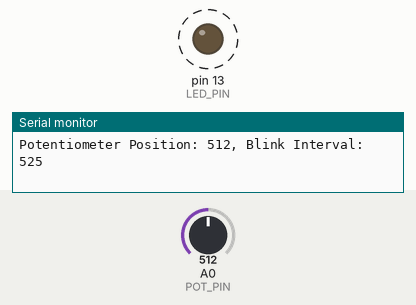
Recording of a sketch running on a simulated Arduino Uno, built with avr-gcc and run on an emulated ATmega328P. Shown: output pins drawn as LEDs (lit = HIGH), the last lines printed to the serial monitor. Dashed ring = blinking. Inputs (shaded band) come from the test bench; at power-on: A0 (POT_PIN) = 512.

Above: at 0.91 s.
1.4 s: A0 (POT_PIN) set to 283
At 1.44 s:
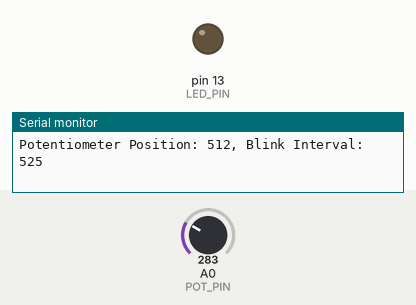
At 1.96 s:
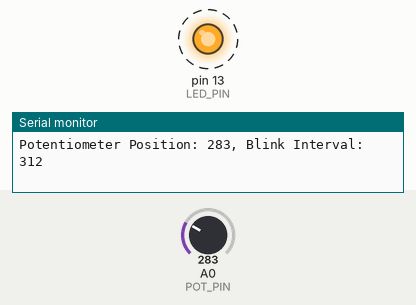
4.5 s: A0 (POT_PIN) set to 264
7.6 s: A0 (POT_PIN) set to 0
10.7 s: A0 (POT_PIN) set to 306
Timing chart, 0 to 14.8 s (numbered marks = the images above; inputs shaded):
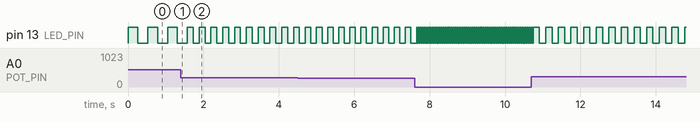

Measured:
- after the input at 1.4 s, pin 13 (LED_PIN): alternates HIGH for 0.16 s and LOW for 0.16 s, starting after 0.33 s
- after the input at 7.6 s, pin 13 (LED_PIN): alternates HIGH for 0.03 s and LOW for 0.03 s, starting after 0.08 s
- by itself, pin 13 (LED_PIN): alternates HIGH for 0.26 s and LOW for 0.26 s

The sketch:

Potentiometer-Coustomization.ino
```cpp
const int LED_PIN = 13;
const int POT_PIN = A0;

int potPosition = 0;
int blinkInterval = 0;

void setup() {
  Serial.begin(9600);
  pinMode(LED_PIN, OUTPUT);
}

void loop() {

  potPosition = analogRead(POT_PIN);
  blinkInterval = map(potPosition, 0, 1023, 50, 1000);

  Serial.print("Potentiometer Position: ");
  Serial.print(potPosition);
  Serial.print(", Blink Interval: ");
  Serial.println(blinkInterval);

  digitalWrite(LED_PIN, HIGH);
  delay(blinkInterval / 2);
  digitalWrite(LED_PIN, LOW);
  delay(blinkInterval / 2);
}
```
